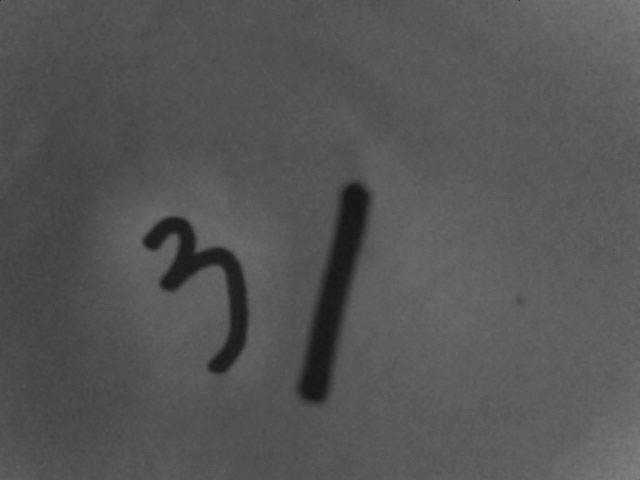
#> input picture CV/opencv_tutorial_naumdeveloper/opencv_tutorial_codec.wang/14-Contour-Features/handwriting.jpg, 640 x 480 px
$ python cv2_exercise1.py   (older library calls are emulated)
#> lines starting #> are read from the running program, lines starting #| are printed output that depends on the picture; after the words box and inside, x2 and y2 are one past the last pixel; in counts of white or black regions, pixels touching at a corner belong together; long printed decimals are rounded
import cv2
import numpy as np

# Загружаем изображение рукописной цифры
img = cv2.imread('handwriting.jpg', 0)
#> img is the input picture: shape (480, 640); min 20, max 131, mean 85.5
_, thresh = cv2.threshold(img, 0, 255, cv2.THRESH_BINARY_INV + cv2.THRESH_OTSU)
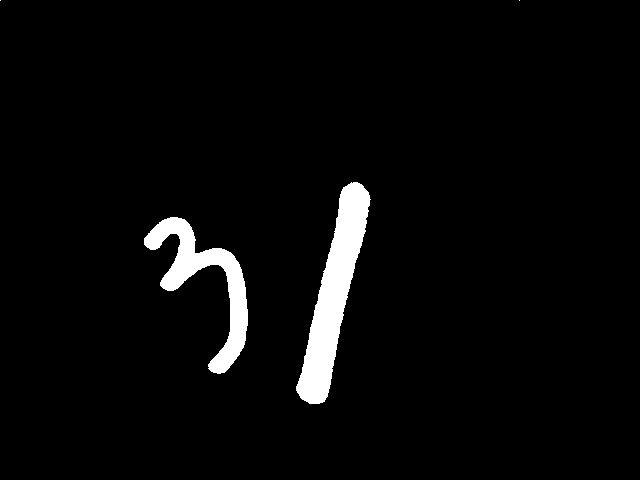
#> thresh: shape (480, 640); 3.6% white; 4 white regions (2 under 20 px)
image, contours, hierarchy = cv2.findContours(thresh, 3, 2)
#> contours = 4 contours, 2 with area under 20; largest, box (x1, y1, x2, y2) and area: (296, 182, 371, 404) 6290, (144, 217, 248, 374) 4386

# Создаем две карты цветов для рисования
img_color1 = cv2.cvtColor(image, cv2.COLOR_GRAY2BGR)
#> img_color1: shape (480, 640, 3); 3.6% white; 4 white regions (2 under 20 px), largest, box (x1, y1, x2, y2) and area: (296, 182, 371, 404) 6525, (144, 217, 248, 374) 4640
img_color2 = np.copy(img_color1)

# Рассчитать контурную особенность числа 1
cnt = contours[1]
#> cnt = contour of 238 points, box (x1, y1, x2, y2) (296, 182, 371, 404), area 6290
cv2.drawContours(img_color1, [cnt], 0, (0, 0, 255), 2)

# 1.Контурная зона
area = cv2.contourArea(cnt)  # 6289.5
#> area = 6289.5
print(area)
#| 6289.5


# 2.Периметр контура
perimeter = cv2.arcLength(cnt, True)  # 527.4041
#> perimeter = 527.4
print(perimeter)
#| 527.404


# 3.Имиджевый момент
M = cv2.moments(cnt)
#> M = moments, m00 6289.5, centre m10/m00, m01/m00 = (333.5, 293.9)
print(M)
#> (printed output is left out)
print(M['m00'])  # То же, что и в предыдущей области：6289.5
#| 6289.5
cx, cy = M['m10'] / M['m00'], M['m01'] / M['m00']  # 质心
#> cx = 333.5; cy = 293.9
print(cx, cy)
#| 333.544 293.932

# 4.Ограничивающий прямоугольник изображения и минимальный ограничивающий прямоугольник
x, y, w, h = cv2.boundingRect(cnt)  # описанный прямоугольник
#> x = 296; y = 182; w = 75; h = 222
cv2.rectangle(img_color1, (x, y), (x + w, y + h), (0, 255, 0), 2)

rect = cv2.minAreaRect(cnt)  # Минимальный ограничивающий прямоугольник
#> rect = ((334.1, 292.8), (226.1, 32.7), -77.12)
box = np.int0(cv2.boxPoints(rect))  # Четыре угла прямоугольника закруглены
#> box = [[324, 406], [292, 399], [343, 178], [375, 186]]
cv2.drawContours(img_color1, [box], 0, (255, 0, 0), 2)
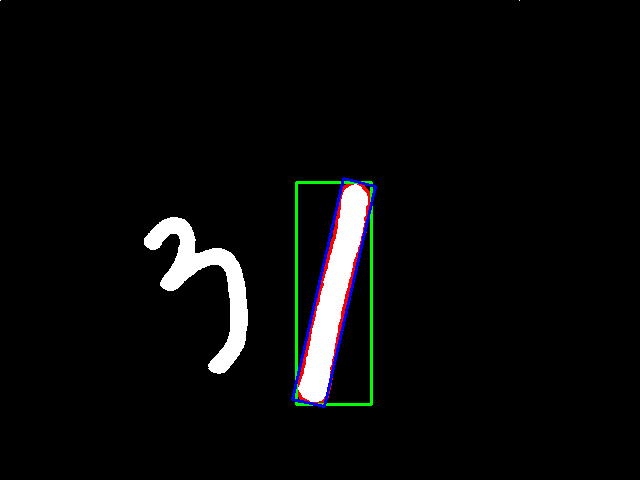
#> img_color1: shape (480, 640, 3); mean B, G, R 9.6, 9.7, 9.3

cv2.imshow('contours', img_color1)
cv2.waitKey(0)


# 5.Минимальная описанная окружность
(x, y), radius = cv2.minEnclosingCircle(cnt)
#> x = 333; y = 292.5; radius = 113.1
(x, y, radius) = map(int, (x, y, radius))  # Это также способ округления
#> y = 292; radius = 113
cv2.circle(img_color2, (x, y), radius, (0, 0, 255), 2)


# 6.Подгонка эллипса
ellipse = cv2.fitEllipse(cnt)
#> ellipse = ((332.6, 298.5), (31.13, 337.8), 12.79)
cv2.ellipse(img_color2, ellipse, (0, 255, 0), 2)
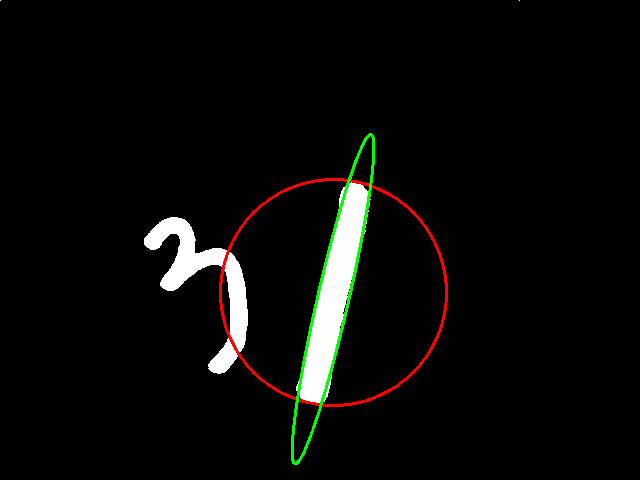
#> img_color2: shape (480, 640, 3); mean B, G, R 8.5, 10.3, 10.3

cv2.imshow('contours2', img_color2)
cv2.waitKey(0)
